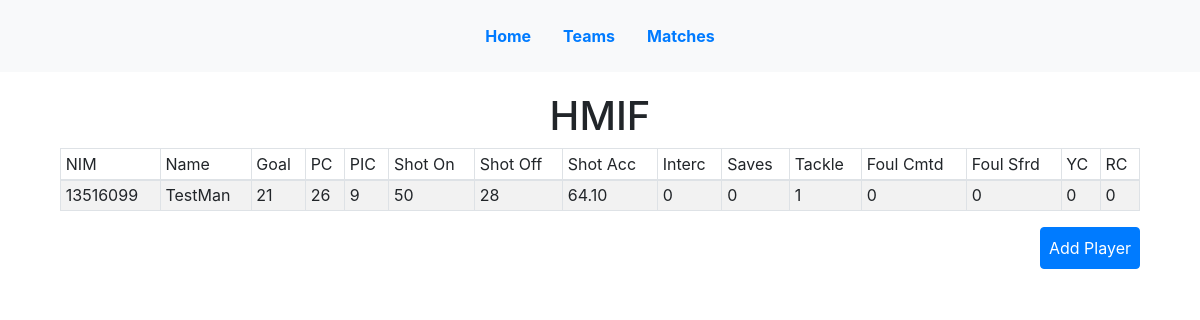
/teams/1/, run on the app's committed database.
### stats/models.py (models this page shows, shortened)
class Team(models.Model):
    class Meta:
        ordering = ['-win','-draw','-lose','-goal_for','-goal_against']
    name = models.CharField(max_length=100)
    logo = models.ImageField(null=True, blank=True)
    points = models.IntegerField(default=0)
    goal_for = models.IntegerField(default=0)
    goal_against = models.IntegerField(default=0)
    win = models.IntegerField(default=0)
    lose = models.IntegerField(default=0)
    draw = models.IntegerField(default=0)
    def __str__(self):
        return self.name

class Player(models.Model):
    class Meta:
        ordering = ['NIM',]
    NIM = models.IntegerField(primary_key=True)
    name = models.CharField(max_length=100)
    player_photo = models.ImageField(upload_to ='uploads/player/photo', null=True, blank=True)
    ktm_photo = models.ImageField(upload_to ='uploads/player/ktm', null=True, blank=True)
    team = models.ForeignKey(Team, related_name="team", on_delete=models.CASCADE, null=True)
    goal = models.IntegerField(default=0)
    pass_complete = models.IntegerField(default=0)
    pass_incomplete = models.IntegerField(default=0)
    shot_on_target = models.IntegerField(default=0)
    shot_off_target = models.IntegerField(default=0)
    shot_percentage = models.DecimalField(max_digits = 5, decimal_places = 2, default=0)
    intercept = models.IntegerField(default=0)
    saves = models.IntegerField(default=0)
    tackle = models.IntegerField(default=0)
    fouls_committed = models.IntegerField(default=0)
    fouls_suffered = models.IntegerField(default=0)
    yellow_card = models.IntegerField(default=0)
    red_card = models.IntegerField(default=0)

### stats/views.py (the view)
# urls.py: path('teams/<int:pk>/',views.TeamDetailView.as_view(), name = 'team_detail'),
class TeamDetailView(DetailView):
    form_class = PlayerForm
    model = Team
    context_object_name = 'team'
    template_name = 'team_detail.html'
    def get_context_data(self, **kwargs):
        context = super().get_context_data(**kwargs)
        context['player_list'] = Player.objects.filter(team = self.object)
        context['form'] = PlayerForm
        return context

### templates/team_detail.html (shortened to what this page needs)
{% extends 'base.html' %}
{% block content %}
<div class="team_detail">
  <h1 class="text-center"> {{ team.name }}</h1>
  <table class="player_list table table-striped table-bordered table-sm">
    <thead class="thead-dark">
      <tr>
        <td>NIM</td>
        <td>Name</td>
        <td>Goal</td>
        <td>PC</td>
        <td>PIC</td>
        <td>Shot On</td>
        <td>Shot Off</td>
        <td>Shot Acc</td>
        <td>Interc</td>
        <td>Saves</td>
        <td>Tackle</td>
        <td>Foul Cmtd</td>
        <td>Foul Sfrd</td>
        <td>YC</td>
        <td>RC</td>
      </tr>
    </thead>
    <tbody>
      {% for player in player_list %}
      <tr>
        <td>{{player.NIM}}</td>
        <td>{{player.name}}</td>
        <td>{{player.goal}}</td>
        <td>{{player.pass_complete}}</td>
        <td>{{player.pass_incomplete}}</td>
        <td>{{player.shot_on_target}}</td>
        <td>{{player.shot_off_target}}</td>
        <td>{{player.shot_percentage}}</td>
        <td>{{player.intercept}}</td>
        <td>{{player.saves}}</td>
        <td>{{player.tackle}}</td>
        <td>{{player.fouls_committed}}</td>
        <td>{{player.fouls_suffered}}</td>
        <td>{{player.yellow_card}}</td>
        <td>{{player.red_card}}</td>
      </tr>
      {% endfor %}
    </tbody>
  </table>
<button class="btn btn-primary float-right p-2" id="add_player">Add Player</button>
</div>
{% endblock content %}

### static/base.css (style rules this page uses)
.team_detail { grid-column: span 12; width:90%; margin:0 auto; }

### data on the page
Team: name "HMIF"
Player: NIM "13516099", name "TestMan", goal "21", pass_complete "26", pass_incomplete "9", shot_on_target "50", shot_off_target "28", shot_percentage "64.10", intercept "0", saves "0", tackle "1", fouls_committed "0", fouls_suffered "0", yellow_card "0", red_card "0"
